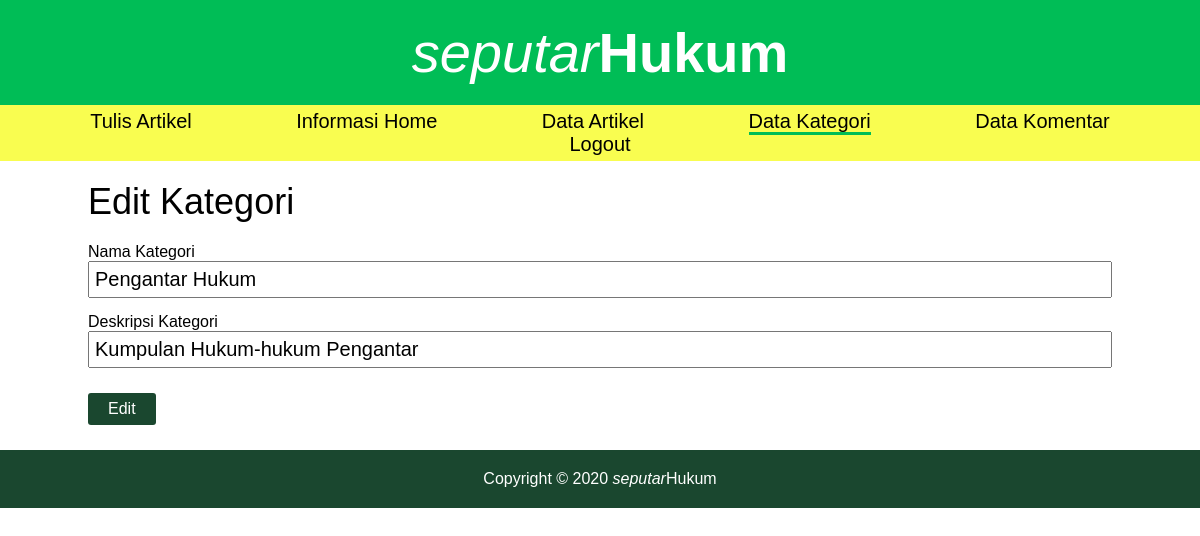
The page /index.php?page=form_kategori&button=edit&id_kategori=1 (signed in) on the database its author committed.
### tables this page shows
CREATE TABLE `kategori` (
  `id_kategori` int(11) NOT NULL,
  `kategori` varchar(255) NOT NULL,
  `deskripsi` varchar(255) NOT NULL
);

### form_kategori.php (the view, shortened to what this page needs)
<?php
    $id_kategori = isset($_GET['id_kategori']) ? $_GET['id_kategori'] : false;
    $button = isset($_GET['button']) ? $_GET['button'] : false;
    $result['kategori'] = "";
    $result['deskripsi'] = "";
    if($button == "edit"){
        $statement = $conn->prepare("SELECT*FROM kategori WHERE id_kategori=:id_kategori");
        $statement->execute([
            "id_kategori" => $id_kategori
        ]);
        $result = $statement->fetch(PDO::FETCH_ASSOC);
    }
?>
<div class="container">
    <h1 class="header-tulis-artikel"><?= ucwords($button) ?> Kategori</h1>
    <form action="<?= BASE_URL.'proses/action_kategori.php?id_kategori='.$id_kategori.'' ?>" method='POST'>
        <div class='element-form'>
            <label>Nama Kategori</label>
            <span><input type="text" name='kategori' placeholder='Nama Kategori' value='<?= $result['kategori'] ?>'></span>
        </div>
        <div class='element-form'>
            <label>Deskripsi Kategori</label>
            <span><input type="text" name='deskripsi' placeholder='Deskripsi Kategori' value='<?= $result['deskripsi'] ?>'></span>
        </div>
        <div class="element-form">
            <span><input type="submit" value="<?= ucwords($button) ?>" name="button"></span>
        </div>
    </form>
</div>

### assets/css/style.css (style rules this page uses)
* { font-family: 'Chaparral Pro',sans-serif; margin: 0px; padding: 0px; }
.element-form { margin-bottom: 15px; }
.element-form label { display: block; }
.element-form span { display: block; }
.element-form span input[type=text],input[type="email"], input[type=password], textarea, select { width:100%; padding:5px; box-sizing: border-box; font-size: 20px; }
.element-form span input[type=submit] { background: #1A472F; border: none; color: white; padding: 7px 20px; margin: 10px 0; border-radius: 3px; font-size: 16px; cursor: pointer; }
.container { max-width: 1024px; margin: 10px auto; }
.header-tulis-artikel { font-weight: normal; font-size: 36px; margin: 20px 0; }

### rows shown on the page
kategori: kategori "Pengantar Hukum", deskripsi "Kumpulan Hukum-hukum Pengantar"

### other values the page prints
$button "Edit"
